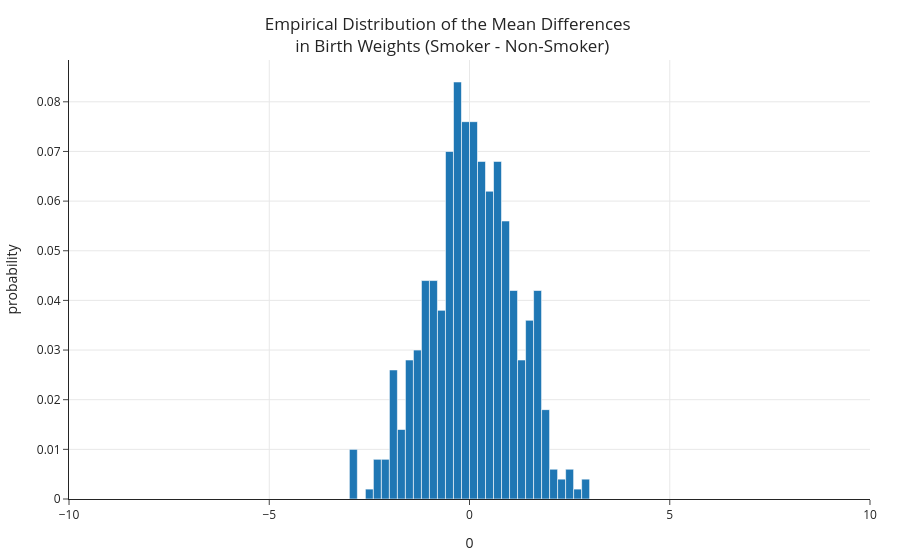

This figure's notebook cell:
### Markdown cell above
### Conclusion of the test

### Code cell
fig = px.histogram(
    pd.DataFrame(differences), x=0, nbins=50, histnorm='probability', 
    title='Empirical Distribution of the Mean Differences <br> in Birth Weights (Smoker - Non-Smoker)')
fig.add_vline(x=observed_difference, line_color='red')
fig.update_layout(xaxis_range=[-10, 10], margin=dict(t=60))

### Figure 1 — Plotly figure (JSON) as saved in the notebook; plotly's stock layout.template omitted (floating-point values rounded to 4 significant figures; data arrays with more than 128 entries replaced by an {"elided": "..."} marker saying what was removed)
{"data": [{"alignmentgroup": "True", "bingroup": "x", "histnorm": "probability", "hovertemplate": "0=%{x}<br>probability=%{y}<extra></extra>", "legendgroup": "", "marker": {"color": "#1F77B4", "pattern": {"shape": ""}}, "name": "", "nbinsx": 50, "offsetgroup": "", "orientation": "v", "showlegend": false, "type": "histogram", "x": {"elided": "500 float values"}, "xaxis": "x", "yaxis": "y"}], "layout": {"autosize": true, "barmode": "relative", "legend": {"tracegroupgap": 0}, "margin": {"t": 60}, "shapes": [{"line": {"color": "red"}, "type": "line", "x0": -9.266, "x1": -9.266, "xref": "x", "y0": 0, "y1": 1, "yref": "y domain"}], "title": {"text": "Empirical Distribution of the Mean Differences <br> in Birth Weights (Smoker - Non-Smoker)"}, "xaxis": {"anchor": "y", "domain": [0, 1], "range": [-10, 10], "title": {"text": "0"}, "type": "linear"}, "yaxis": {"anchor": "x", "autorange": true, "domain": [0, 1], "range": [0, 0.08842], "title": {"text": "probability"}}}}
